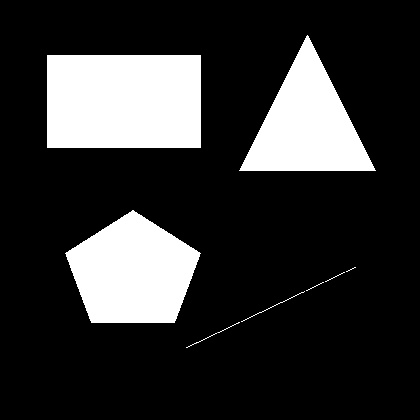
#> input picture 02-image-enhancement/02-filter-and_noise/02-noise/shape.jpg, 420 x 420 px
$ jupyter execute --allow-errors filter_effect.ipynb
#> lines starting #> are read from the running program, lines starting #| are printed output that depends on the picture
# Investigating the Effect of Noise Reduction Filters on Image Edges

In image processing, the main goal of **Noise Reduction Filters** is to reduce the noise present in an image. However, an important consideration is that these filters may also remove or modify important image information, especially **edges**, while reducing noise.

Edges are one of the most important features of an image because they define the boundaries between different regions, objects, and fine details. Therefore, analyzing the effect of filtering methods on edges is highly important.

[cell 1]
import cv2
import numpy as np
import matplotlib.pyplot as plt

[cell 2]
img = cv2.cvtColor(cv2.imread('shape.jpg'),cv2.COLOR_BGR2RGB)
#> img is the input picture: shape (420, 420, 3); min 0, max 255, mean 49.8

plt.imshow(img)
plt.show()

[cell 3]
plt.imshow(img[:100,:100,:])
plt.show()
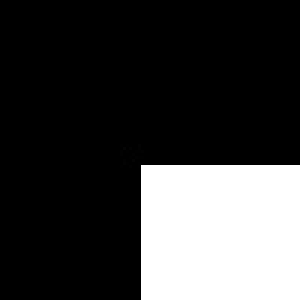
#> shown: shape (100, 100, 3) (shown 3 times larger); min 0, max 255, mean 60.8

# Filter Effect

# Effect of Mean Filter on Image Edges

The **Mean Filter** smooths an image by replacing each pixel value with the average value of its neighboring pixels.

For example, in an image containing a sharp edge between a black and a white region, the pixel intensities around the edge change suddenly:

```

0 0 0 0 255 255 255

```

However, after applying the **Mean Filter**, the new pixel values are obtained by averaging the surrounding pixels:

```

0 20 80 170 230 255 255

```

As a result:

- Pure black and white values are converted into intermediate gray values.

- The intensity variation across the edge is reduced.

- The edge becomes smoother and blurred.

Therefore, the **Mean Filter** not only reduces noise but also causes **degradation of edge information**.

[cell 4]
img_blur = cv2.blur(img,(7,7))
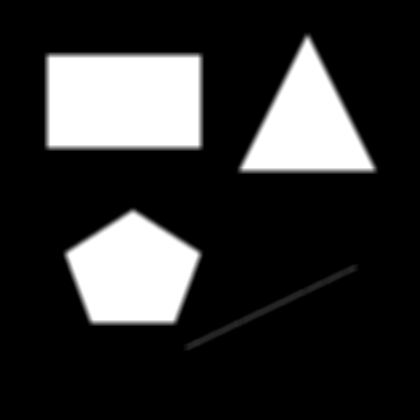
#> img_blur: shape (420, 420, 3); min 0, max 255, mean 49.8

[cell 5]
plt.imshow(img_blur)
plt.show()

[cell 6]
img_blur_kernel3 = cv2.blur(img,(3,3))
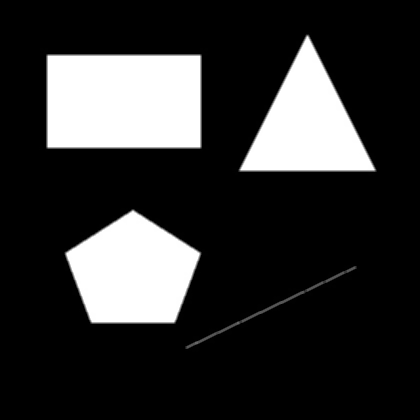
#> img_blur_kernel3: shape (420, 420, 3); min 0, max 255, mean 49.8
img_blur_kernel7 = cv2.blur(img,(7,7))

plt.figure(figsize=(10,8))

plt.subplot(1,2,1)
plt.imshow(img_blur_kernel3[40:60,40:60,:])
plt.title('img_blur kernel 3*3 ')
plt.axis('off')

plt.subplot(1,2,2)
plt.imshow(img_blur_kernel7[40:60,40:60,:])
plt.title('img_blur kernel 7*7 ')
plt.axis('off')

plt.tight_layout()
plt.show()
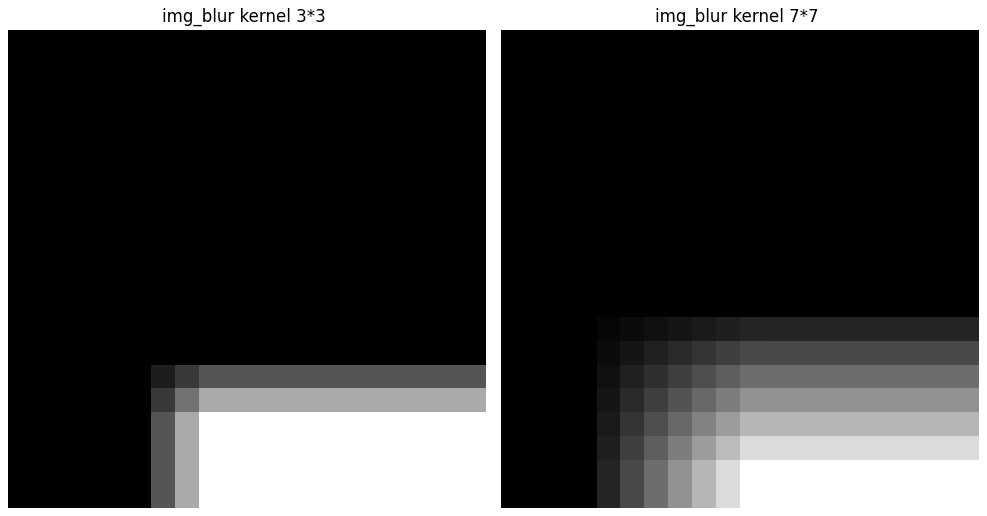
#> figure drawn by matplotlib, 2 panels

# Effect of Increasing Kernel Size

As the **kernel size** increases, more pixels participate in the averaging process.

For example:

- Small kernel such as **3×3** → Less smoothing and smaller changes.
- Large kernel such as **11×11** → Stronger smoothing and more blurring.

By increasing the kernel size:

- A larger region of the image is combined together.
- Edges become smoother and less sharp.
- Small details and fine structures in the image may be removed.

Therefore, selecting an appropriate **kernel size** requires a trade-off between **noise reduction** and **detail preservation**.

---

---
---

[cell 7]
img_gaussian = cv2.GaussianBlur(img,(11,11),2)

plt.imshow(img_gaussian)
plt.show()

[cell 8]
img_gaussian_sigma2 = cv2.GaussianBlur(img,(11,11),2)
img_gaussian_sigma11 = cv2.GaussianBlur(img,(11,11),11)
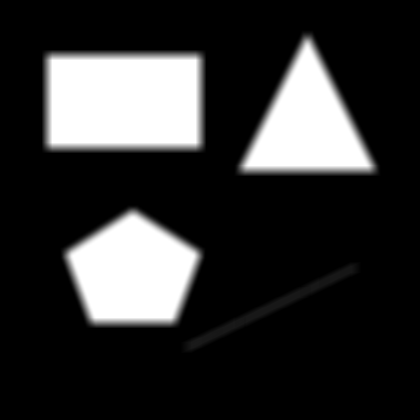
#> img_gaussian_sigma11: shape (420, 420, 3); min 0, max 255, mean 49.8


plt.figure(figsize=(10,8))

plt.subplot(1,2,1)
plt.imshow(img_gaussian_sigma2[40:60,40:60,:])
plt.title('img_gaussian_sigma2 ')
plt.axis('off')

plt.subplot(1,2,2)
#> (the rest of this cell did not finish here and is left out)

# Effect of Gaussian Filter on Image Edges

The **Gaussian Filter** works similarly to the **Mean Filter**, but instead of assigning equal weights to all pixels, it gives higher weights to pixels that are closer to the center of the kernel.

In Gaussian Filtering, an important parameter called **Sigma (σ)** controls the spread of the Gaussian distribution.

Increasing the value of **Sigma** causes:

- A larger neighborhood to contribute to the filtering process.
- More smoothing and stronger blurring of the image.
- Edges to become softer and less distinct.

For example:

```

Small σ  → Better edge preservation
Large σ  → More edge blurring

```

Therefore, the **Gaussian Filter** can also modify the position and intensity of edges, especially when a large Sigma value is used.

---
---
---

# Effect of Median Filter on Image Edges

The **Median Filter** is a nonlinear filter that replaces each pixel value with the **median value of its neighboring pixels**.

Unlike the **Mean** and **Gaussian Filters**, the Median Filter performs very well for removing impulse noises such as:

- **Salt Noise**
- **Pepper Noise**

The main advantages of the **Median Filter** are:

- Outlier pixels are effectively removed.
- The overall structure of the image is preserved.
- Edges are affected less compared with averaging-based filters.

However, if the **kernel size** becomes too large, the Median Filter can also remove fine details and cause loss of important image information.

Therefore, the Median Filter provides a good balance between **noise removal** and **edge preservation**, especially for salt-and-pepper noise.

[cell 9]
img_median = cv2.medianBlur(img,3)

[cell 10]
plt.imshow(img_median)
plt.show()

line is not

[cell 11]
plt.figure(figsize=(10,8))

plt.subplot(1,2,1)
plt.imshow(img_median[40:60,40:60])
plt.axis('off')

plt.subplot(1,2,2)
plt.imshow(img_median[20:100,270:330,:])
plt.axis('off')

plt.tight_layout()
plt.show()
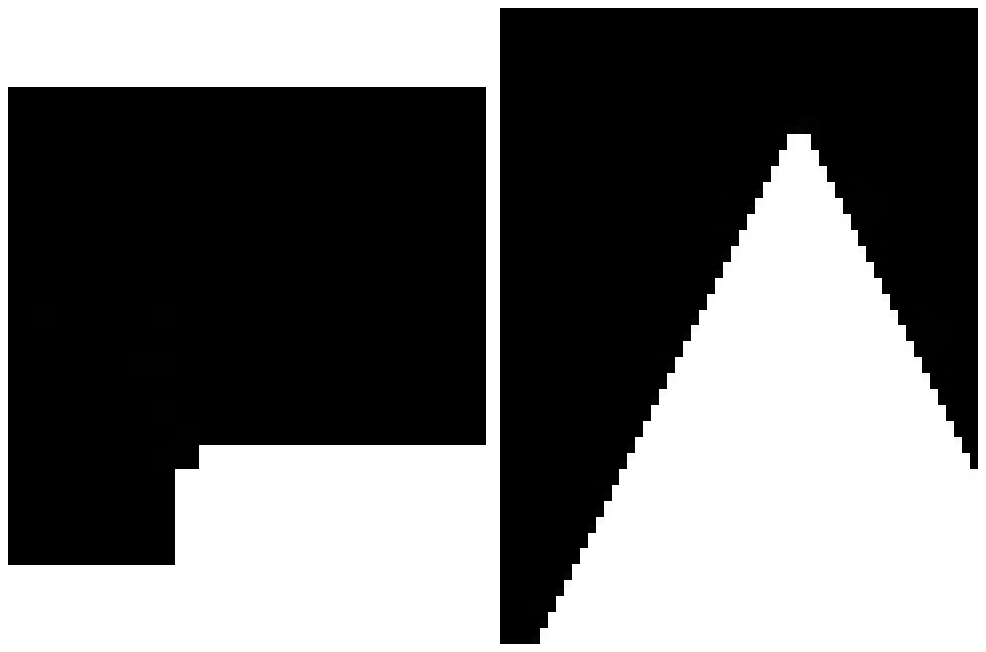
#> figure drawn by matplotlib, 2 panels

---
---
---

# Effect of Bilateral Filter on Image Edges

The **Bilateral Filter** is an advanced smoothing filter that considers not only the spatial distance between pixels but also the difference in their intensity values.

This filter evaluates two main factors:

1. **Spatial Distance**

   The distance between neighboring pixels.

2. **Intensity Difference**

   The difference in brightness (or color intensity) between pixels.

In conventional filters such as the **Gaussian Filter**:

- Pixels from both sides of an edge are combined together.
- This averaging process reduces the intensity difference and causes the edge to become blurred.

However, in the **Bilateral Filter**:

- If the intensity difference between pixels is large, their contribution to each other becomes very small.
- As a result, pixels from different regions are prevented from being excessively mixed.

For example:

```

Dark region: 0
Bright region: 255

```

This large intensity difference allows the **Bilateral Filter** to keep these two regions separated.

As a result:

- Noise is reduced.
- Edges are preserved.
- Blurring across object boundaries is significantly reduced.

Therefore, the **Bilateral Filter** provides effective smoothing while maintaining important edge information.

[cell 12]
img_bilateral = cv2.bilateralFilter(img,11,sigmaColor=50,sigmaSpace=10)

[cell 13]
plt.imshow(img_bilateral)
plt.show()

[cell 14]
plt.imshow(img_bilateral[40:60,40:60])
plt.show()
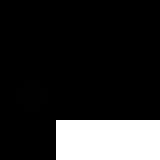
#> shown: shape (20, 20, 3) (shown 8 times larger); min 0, max 255, mean 41.5
